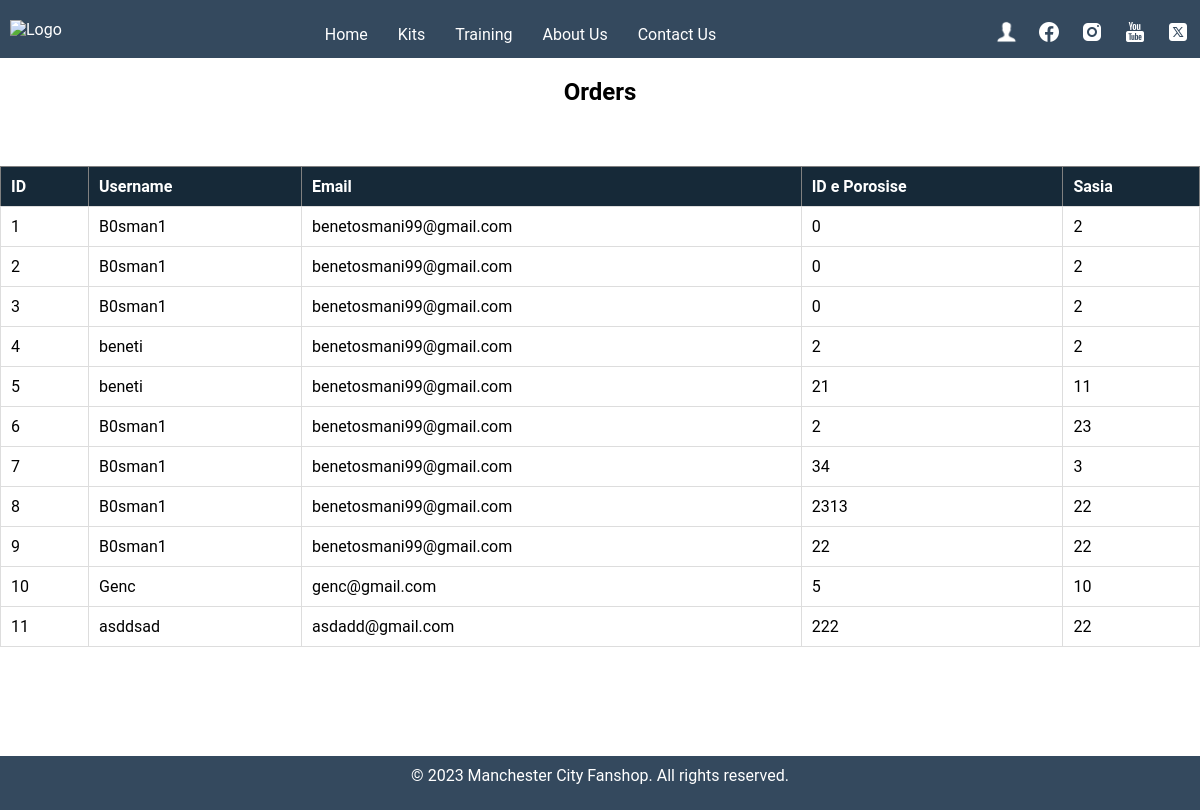
The page /purchase.php on the database its author committed.
### tables this page shows
CREATE TABLE `porosite` (
  `id` int(11) NOT NULL,
  `username` varchar(50) NOT NULL,
  `email` varchar(100) NOT NULL,
  `porosia_id` int(11) DEFAULT NULL,
  `sasia` int(11) DEFAULT NULL
);

### purchase.php (the view, shortened to what this page needs)
<!DOCTYPE html>
<html lang="en">
<head>
    <link rel="stylesheet" type="text/css" href="dashboard.style.css">
</head>
<body>
<div class="Menu">
    <div class="Logo">
        <img src="Fotot/80c1c919-d36f-4347-9289-1f50b46c15ac-removebg-preview.png" alt="Logo">
    </div>
    <div class="Listat">
        <nav>
            <a href="home.html">Home</a>
            <a href="kits.php">Kits</a>
            <a href="training.php">Training</a>
            <a href="aboutus.html">About Us</a>
            <a href="contact.html">Contact Us</a>
        </nav>
    </div>
    <div class="social-icons">
        <a href="dashboard.php"><img src="Fotot/icons8-user-50.png" alt="User"></a>
        <a href="https://www.facebook.com/mancity/"><img src="Fotot/icons8-facebook-24.png" alt="Facebook"></a>
        <a href="https://www.instagram.com/mancity/"><img src="Fotot/icons8-instagram-24.png" alt="Instagram"></a>
        <a href="https://www.youtube.com/mancity"><img src="Fotot/icons8-youtube-logo-24.png" alt="Youtube"></a>
        <a href="https://twitter.com/mancity"><img src="Fotot/icons8-twitterx-24.png" alt="Twitter"></a>
    </div>
</div>
    <h2>Orders</h2>
    <?php
    $servername = "localhost";
    $username = "root";
    $password = "";
    $dbname = "orders";
    $conn = new mysqli($servername, $username, $password, $dbname, 4306);
    $sql = "SELECT * FROM porosite";
    $result = $conn->query($sql);
    if ($result->num_rows > 0) {
        echo "<table border='1'>";
        echo "<tr><th>ID</th><th>Username</th><th>Email</th><th>ID e Porosise</th><th>Sasia</th></tr>";
        while ($row = $result->fetch_assoc()) {
            echo "<tr>";
            echo "<td>" . $row['id'] . "</td>";
            echo "<td>" . $row['username'] . "</td>";
            echo "<td>" . $row['email'] . "</td>";
            echo "<td>" . $row['porosia_id'] . "</td>";
            echo "<td>" . $row['sasia'] . "</td>";
            echo "</tr>";
        }
        echo "</table> </br>";
    } else {
        echo "Nuk ka te dhena te disponueshme.";
    }
    ?>
    <footer>
    <p>&copy; 2023 Manchester City Fanshop. All rights reserved.</p>
</footer>
</body>
</html>

### dashboard.style.css (style rules this page uses)
* { margin: 0px; padding: 0px; box-sizing: border-box; font-family: "Roboto", sans-serif; }
.Menu { display: flex; flex-wrap: wrap; justify-content: space-between; align-items: center; background-color: #34495e; padding: 10px; color: #fff; }
.Logo img { width: 100px; }
.Listat { flex-grow: 1; text-align: center; margin-top: 10px; }
.Listat nav { display: flex; justify-content: center; }
.Listat nav a { color: #fff; text-decoration: none; margin: 0 15px; }
.social-icons { margin-top: 10px; }
.social-icons a { margin-left: 15px; }
.social-icons img { width: 24px; }
footer { background: #34495e; color: white; text-align: center; padding: 10px; position: fixed; bottom: 0; width: 100%; margin-top: 50px; }
body { align-items: center; justify-content: center; height: 100vh; margin: 0; }
h2, p, a { margin-bottom: 15px; }
a { text-decoration: none; color: #162938; }

### purchase.php (style rules this page uses)
h2 { text-align: center; padding-top: 20px; padding-bottom: 20px; }
table { border-collapse: collapse; width: 100%; margin: 20px 0; }
th, td { padding: 10px; text-align: left; }
th { color: white; background-color: #162938; }
td { border: 1px solid #ddd; }
footer { background: #34495e; color: white; text-align: center; padding: 10px; position: sticky; bottom: 0; }
@media only screen and (min-width: 768px) { table { margin: 40px auto; } }

### rows shown on the page
porosite: id "1", username "B0sman1", email "benetosmani99@gmail.com", porosia "0", sasia "2"
porosite: id "2", username "B0sman1", email "benetosmani99@gmail.com", porosia "0", sasia "2"
porosite: id "3", username "B0sman1", email "benetosmani99@gmail.com", porosia "0", sasia "2"
porosite: id "4", username "beneti", email "benetosmani99@gmail.com", porosia "2", sasia "2"
porosite: id "5", username "beneti", email "benetosmani99@gmail.com", porosia "21", sasia "11"
porosite: id "6", username "B0sman1", email "benetosmani99@gmail.com", porosia "2", sasia "23"
porosite: id "7", username "B0sman1", email "benetosmani99@gmail.com", porosia "34", sasia "3"
porosite: id "8", username "B0sman1", email "benetosmani99@gmail.com", porosia "2313", sasia "22"
porosite: id "9", username "B0sman1", email "benetosmani99@gmail.com", porosia "22", sasia "22"
porosite: id "10", username "Genc", email "genc@gmail.com", porosia "5", sasia "10"
porosite: id "11", username "asddsad", email "asdadd@gmail.com", porosia "222", sasia "22"
